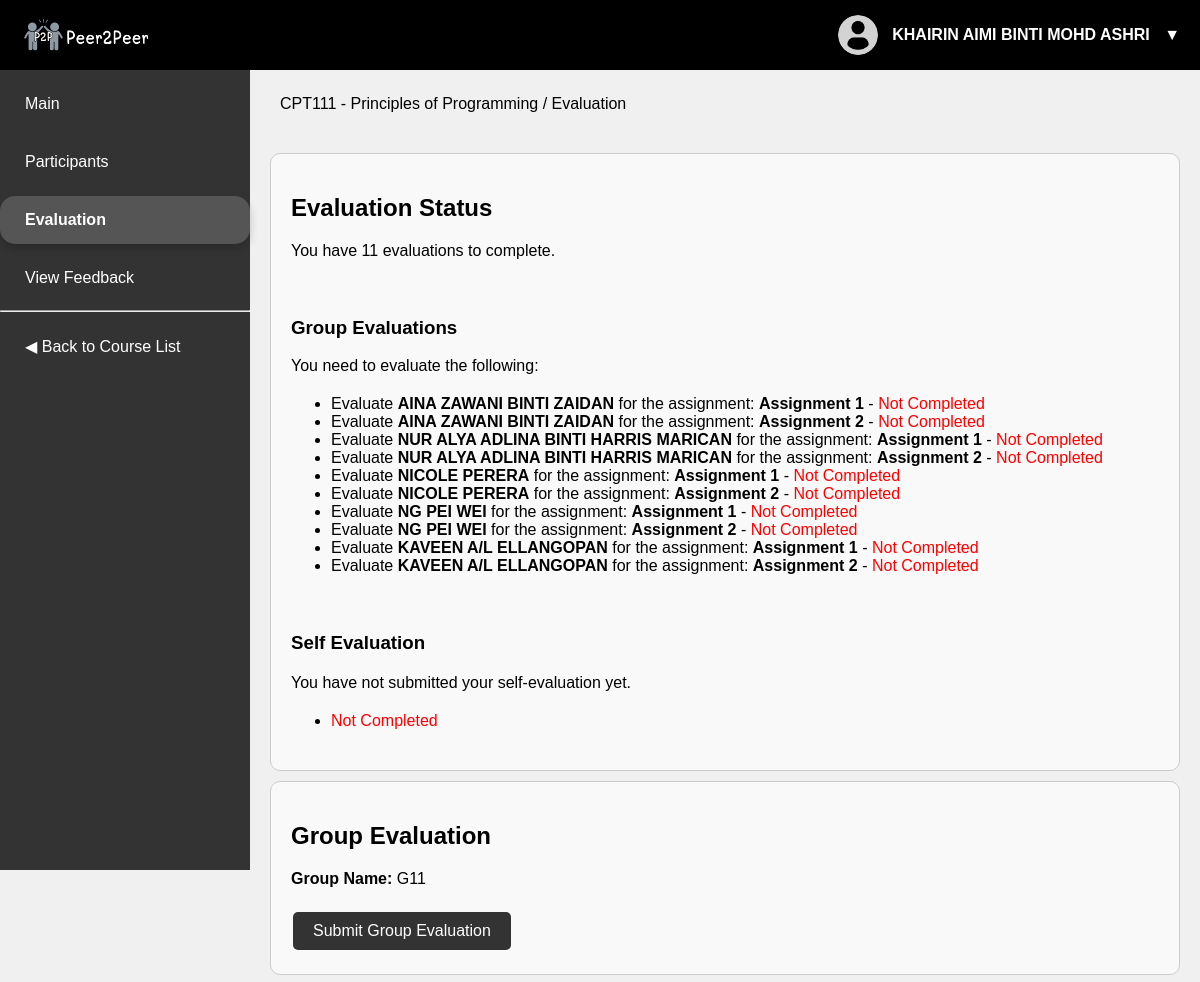
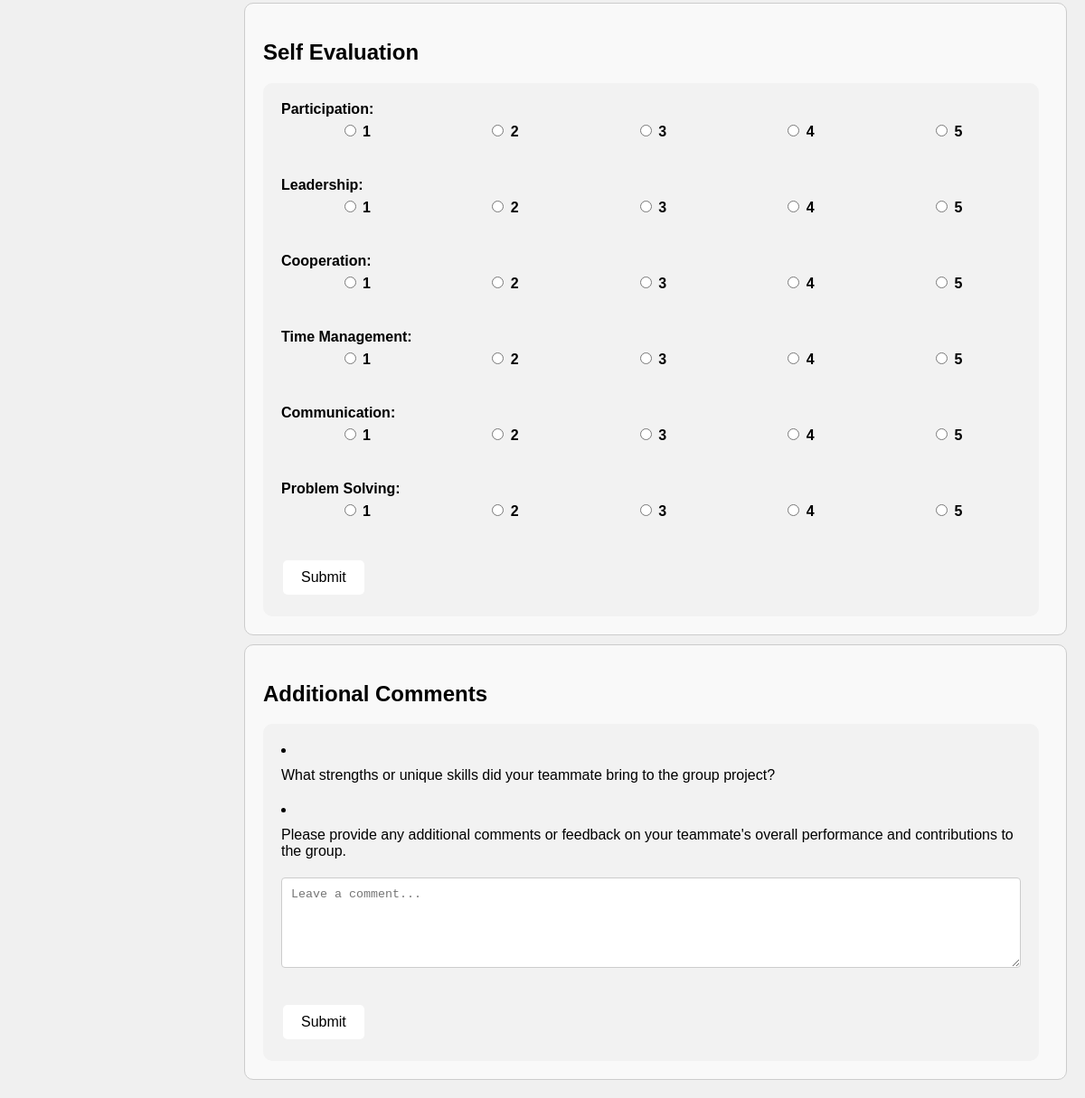
/evaluation/1 (signed in), run on the app's committed database (2 pictures, top to bottom).
### models.py (models this page shows)
class User(db.Model):
    __tablename__ = 'User'
    id = db.Column(db.Integer, primary_key=True)
    name = db.Column(db.String(100), nullable=False)
    email = db.Column(db.String(100), unique=True, nullable=False)
    username = db.Column(db.String(50), unique=True, nullable=False)
    password = db.Column(db.String(255), nullable=False)  # Store hashed passwords
    role = db.Column(SQLAlchemyEnum('student', 'lecturer', 'admin', name='user_roles'), nullable=False)
    enrollments = db.relationship('UserCourseEnrollment', back_populates='user')
    group_evaluations = db.relationship('GroupEvaluations', back_populates='evaluatee', lazy=True)  # Add this line

class Course(db.Model):
    __tablename__ = 'Course'
    id = db.Column(db.Integer, primary_key=True)
    name = db.Column(db.String(100), nullable=False)
    code = db.Column(db.String(20), unique=True, nullable=False)
    enrollments = db.relationship('UserCourseEnrollment', back_populates='course')
    assignments = db.relationship('Assignments', back_populates='course')
    self_evaluations = db.relationship('SelfEvaluations', back_populates='course')
    comments = db.relationship('Comments', back_populates='course')

class Assignments(db.Model):
    __tablename__ = 'Assignments'
    id = db.Column(db.Integer, primary_key=True)
    title = db.Column(db.String(255), nullable=False)
    description = db.Column(db.Text, nullable=True)
    course_id = db.Column(db.Integer, db.ForeignKey('Course.id'), nullable=False)
    course = db.relationship('Course', back_populates='assignments')
    group_evaluations = db.relationship('GroupEvaluations', back_populates='assignment', lazy=True)  # Add this line
    participation_evaluations = db.relationship('ParticipationEvaluations', back_populates='assignment', lazy=True)
    leadership_evaluations = db.relationship('LeadershipEvaluations', back_populates='assignment', lazy=True)
    cooperation_evaluations = db.relationship('CooperationEvaluations', back_populates='assignment', lazy=True)
    time_management_evaluations = db.relationship('TimeManagementEvaluations', back_populates='assignment', lazy=True)
    communication_evaluations = db.relationship('CommunicationEvaluations', back_populates='assignment', lazy=True)
    problem_solving_evaluations = db.relationship('ProblemSolvingEvaluations', back_populates='assignment', lazy=True)

class Groups(db.Model):
    __tablename__ = 'Groups'
    id = db.Column(db.Integer, primary_key=True)
    course_id = db.Column(db.Integer, db.ForeignKey('Course.id'), nullable=False)
    name = db.Column(db.String(100), nullable=False)
    course = db.relationship('Course', backref='groups')
    members = db.relationship('GroupMembers', back_populates='group')
    group_evaluations = db.relationship('GroupEvaluations', back_populates='group', lazy=True)
    participation_evaluations = db.relationship('ParticipationEvaluations', back_populates='group', lazy=True)  # Add this line
    leadership_evaluations = db.relationship('LeadershipEvaluations', back_populates='group', lazy=True)
    cooperation_evaluations = db.relationship('CooperationEvaluations', back_populates='group', lazy=True)
    time_management_evaluations = db.relationship('TimeManagementEvaluations', back_populates='group', lazy=True)
    communication_evaluations = db.relationship('CommunicationEvaluations', back_populates='group', lazy=True)
    problem_solving_evaluations = db.relationship('ProblemSolvingEvaluations', back_populates='group', lazy=True)

### app.py (the view, shortened to what this page needs)
@app.route('/evaluation/<int:course_id>', methods=['GET', 'POST'])
def evaluation(course_id):
    course = Course.query.get(course_id)
    user_id = session.get('user_id')
    user = User.query.get(user_id) if user_id else None  # Get user if logged in
    completed_self_evaluation = 0
    assignments= []
    group = None
    group_members = []
    total_evaluations = 0
    total_group_evaluations = 0
    completed_group_evaluations = 0
    group_evaluations_needed = []
    if user:
        group_membership = GroupMembers.query.filter_by(user_id=user.id).first()
        if group_membership:
            group = Groups.query.get(group_membership.group_id)  # Get the group based on membership
            group_members = GroupMembers.query.filter_by(group_id=group.id).all()  # Fetch all members of the group
            group_members = [member for member in group_members if member.user_id != user.id]
            print(group_members)  # Debugging line to check the content of group_members
            assignments = Assignments.query.filter_by(course_id=course_id).all()
            num_assignments = len(assignments)
            num_group_members = len(group_members)
            total_group_evaluations = num_group_members * num_assignments  # Total group evaluations needed
            for assignment in assignments:
                completed = calculate_completed_evaluations(user_id, assignment.id, group.id)
                completed_group_evaluations += completed
            for member in group_members:
                for assignment in assignments:
                    completed = check_if_user_completed_evaluation(user.id, assignment.id)  # This function should return True or False
                    group_evaluations_needed.append({
                        'member_name': User.query.get(member.user_id).name,  # Get the member's name
                        'assignment_title': assignment.title,  # Get the assignment title
                        'completed': completed  # Add completed status
                    })
            completed_self_evaluation = SelfEvaluations.query.filter_by(user_id=user_id, course_id=course_id).first()
            total_evaluations = total_group_evaluations + (1 if not completed_self_evaluation else 0) # Always add 1 for the self-evaluation
    return render_template('evaluation.html',
                            user=user,
                            course=course,
                            group=group,
                            assignments=assignments,
                            group_members=group_members,
                            total_evaluations=total_evaluations,
                            completed_group_evaluations=completed_group_evaluations,
                            group_evaluations_needed=group_evaluations_needed,
                            completed_self_evaluation=completed_self_evaluation,
                            active_page='evaluation')

### templates/evaluation.html (shortened to what this page needs)
<!DOCTYPE html>
<html lang="en">
<head>
    <link rel="stylesheet" href="../static/style.css">
    <link rel="stylesheet" href="https://cdn.jsdelivr.net/npm/sweetalert2@11/dist/sweetalert2.min.css">
</head>
<body>
    <header>
        <div class="topnav">
            <div class="logo">
                <img src="{{ url_for('static', filename='P2P.png') }}" alt="Logo">
            </div>
            <div class="user-profile">
                <img src="{{ url_for('static', filename='user.png') }}" alt="Profile picture">
                <span>{{ user.name }}</span>
                <button class="profile-toggle">▼</button>
            </div>
        </div>
    </header>
    <div class="main">
        <div class="sidenav">
            <a href="{{ url_for('course_view', course_id=course.id) }}" class="{% if active_page == 'course_view' %}active{% endif %}">Main</a>
            <a href="{{ url_for('participants_view', course_id=course.id) }}" class="{% if active_page == 'participants_student' %}active{% endif %}">Participants</a>
            <a href="{{ url_for('evaluation', course_id=course.id) }}" class="{% if active_page == 'evaluation' %}active{% endif %}">Evaluation</a>
            <a href="{{ url_for('view_feedback', course_id=course.id) }}" class="{% if active_page == 'view_feedback' %}active{% endif %}">View Feedback</a>
            <hr>
             <a href="{{ url_for('course_selection') }}">◀ Back to Course List</a>
        </div>
        <div class="webloc-section">
            <p>{{ course.code }} - {{ course.name }} / Evaluation</p>
        </div>
        <div class="block-2">
            <h2>Evaluation Status</h2>
            {% if group is none %}
                <p style="font-size: 16px; color: red;">You are not associated with any group yet, no evaluations needed.</p>
            {% elif total_evaluations == 0 %}
                <p style="font-size: 16px;">All evaluations are completed!</p>
            {% elif total_evaluations > 0 %}
                <p style="font-size: 16px;">You have <span id="remaining-evaluations">{{ total_evaluations - completed_group_evaluations }}</span> evaluations to complete.</p>
            {% endif %}
            <br>
            <h3>Group Evaluations</h3>
            <p style="font-size: 16px;">
                You need to evaluate the following:
                <ul>
                    {% for evaluation in group_evaluations_needed %}
                        <li>
                            Evaluate <strong>{{ evaluation.member_name }}</strong> for the assignment: <strong>{{ evaluation.assignment_title }}</strong>
                            {% if evaluation.completed %}
                                - <span style="color: green;">Completed</span>
                            {% else %}
                                - <span style="color: red;">Not Completed</span>
                            {% endif %}
                        </li>
                    {% endfor %}
                </ul>
            </p>
            <br>
            <h3>Self Evaluation</h3>
            <p>
                <span id="self-evaluation-status">
                        {% if completed_self_evaluation %}
                            <p style="font-size:16px;">Your self-evaluation has been submitted.</p>
                            <ul><li><span style="color: green;">Completed</span></li></ul>
                        {% else %}
                            <p style="font-size:16px;">You have not submitted your self-evaluation yet.</p>
                            <ul><li><span style="color: red;">Not Completed</span></li></ul>
                        {% endif %}
                </span>
            </p>
        </div>
        <div class="block-2">
            <h2>Group Evaluation</h2>
            {% if group %}
                <p style="font-size: 16px;"><strong>Group Name:</strong> {{ group.name }}</p>
            {% else %}
                <p style="font-size: 16px;">No group assigned.</p>
            {% endif %}
            <button id="group-evaluation-button" class="web-button">Submit Group Evaluation</button>
        </div>
        <div class="block-2">
            <h2>Self Evaluation</h2>
            <form class="assignment-form" id="self-evaluation-form" method="POST" action="{{ url_for('evaluation', course_id=course.id) }}">
                <label for="self-participation">Participation:</label>
                <div class="radio-group">
                    {% for i in range(1,6) %}
                        <label>
                            <input type="radio" name="self_participation" value="{{ i }}" required> {{ i }}
                        </label>
                    {% endfor %}
                </div>
                <br><br>
                <label for="self-leadership">Leadership:</label>
                <div class="radio-group">
                    {% for i in range(1,6) %}
                        <label>
                            <input type="radio" name="self_leadership" value="{{ i }}" required> {{ i }}
                        </label>
                    {% endfor %}
                </div>
                <br><br>
                <label for="self-cooperation">Cooperation:</label>
                <div class="radio-group">
                    {% for i in range(1,6) %}
                        <label>
                            <input type="radio" name="self_cooperation" value="{{ i }}" required> {{ i }}
                        </label>
                    {% endfor %}
                    </div>
                <br><br>
                <label for="self-time-management">Time Management:</label>
                <div class="radio-group">
                    {% for i in range(1,6) %}
                        <label>
                            <input type="radio" name="self_time_management" value="{{ i }}" required> {{ i }}
                        </label>
                    {% endfor %}
                </div>
                <br><br>
                <label for="self-communication">Communication:</label>
                <div class="radio-group">
                    {% for i in range(1,6) %}
                        <label>
                            <input type="radio" name="self_communication" value="{{ i }}" required> {{ i }}
                        </label>
                    {% endfor %}
                </div>
                <br><br>
                <label for="self-problem-solving">Problem Solving:</label>
                <div class="radio-group">
                    {% for i in range(1,6) %}
                        <label>
                            <input type="radio" name="self_problem_solving" value="{{ i }}" required> {{ i }}
                        </label>
                    {% endfor %}
                </div>
                <br><br>
                <button type="submit">Submit</button>
            </form>
        </div>
        <div class="block-2">
            <h2>Additional Comments</h2>
            <form class="assignment-form" method="POST" action="{{ url_for('evaluation', course_id=course.id) }}">
                <li>
                    <p>What strengths or unique skills did your teammate bring to the group project?</p>
                </li>
                <li>
                    <p>Please provide any additional comments or feedback on your teammate's overall performance and contributions to the group.</p>
                </li>
                <textarea name="comment" rows="4" cols="50" placeholder="Leave a comment..." required></textarea>
                <br><br>
                <button type="submit">Submit</button>
            </form>
        </div>
    </div>
</body>
</html>

### data on the page
User: name "KHAIRIN AIMI BINTI MOHD ASHRI"
Course: code "CPT111", name "Principles of Programming"
User: member_name "AINA ZAWANI BINTI ZAIDAN" "AINA ZAWANI BINTI ZAIDAN"
Assignments: assignment_title "Assignment 1" "Assignment 1" "Assignment 1" "Assignment 1" "Assignment 1"
Assignments: assignment_title "Assignment 2" "Assignment 2" "Assignment 2" "Assignment 2" "Assignment 2"
User: member_name "NUR ALYA ADLINA BINTI HARRIS MARICAN" "NUR ALYA ADLINA BINTI HARRIS MARICAN"
User: member_name "NICOLE PERERA" "NICOLE PERERA"
User: member_name "NG PEI WEI" "NG PEI WEI"
User: member_name "KAVEEN A/L ELLANGOPAN" "KAVEEN A/L ELLANGOPAN"
Groups: name "G11"

### other printed values
{{ total_evaluations - completed_group_evaluations }} "11"
{{ i }} "1" "2" "3" "4" "5"
